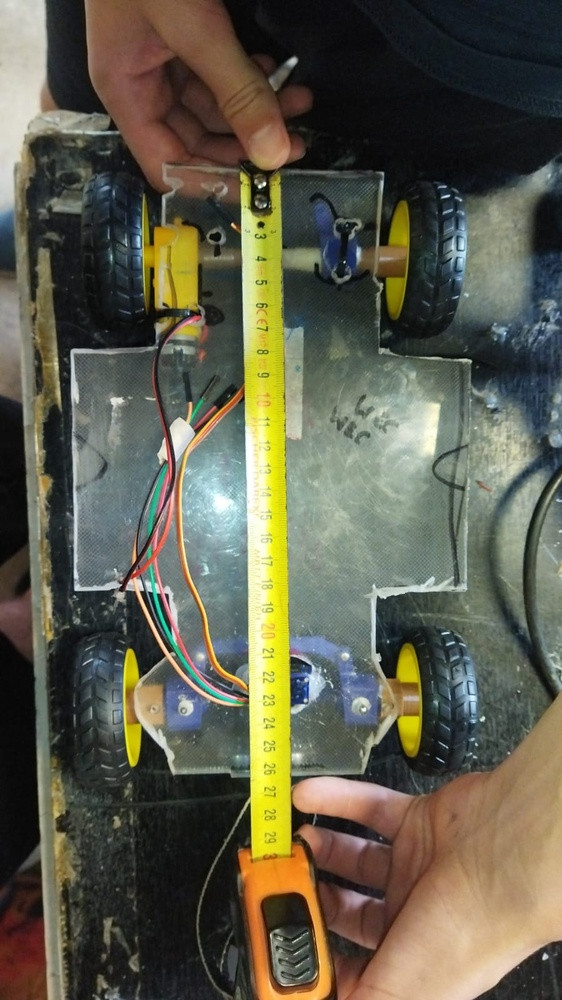
#> input picture Multimedia/Fotos/Imagen de WhatsApp 2023-09-02 a las 14.39.43.jpg, 562 x 1000 px, shrunk from 899 x 1599 before the run, given in place of the camera
$ python bideocanny.py
#> lines starting #> are read from the running program, lines starting #| are printed output that depends on the picture
import cv2   #include opencv library functions in python
import numpy as np
import time
#Create an object to hold reference to camera video capturing
while(True):
    vidcap = cv2.VideoCapture(1)
    #check if connection with camera is successfully
    if vidcap.isOpened():
        ret, frame = vidcap.read()  #capture a frame from live video
#> frame is the input picture: shape (1000, 562, 3); mean B, G, R 76.4, 93.5, 95.7

        #check whether frame is successfully captured
        if ret:
            # continue to display window until 'q' is pressed
            while(True):
                  #show captured frame


                lane_image = np.copy(frame)
                gray = cv2.cvtColor(lane_image, cv2.COLOR_RGB2GRAY)
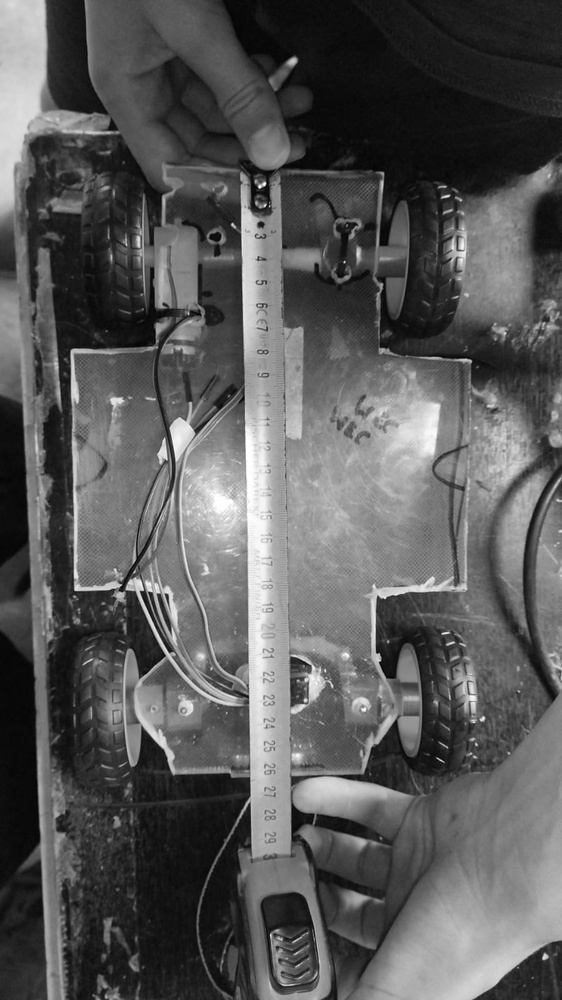
#> gray: shape (1000, 562); min 2, max 255, mean 88.6
                blur = cv2.GaussianBlur(gray, (1, 1), 0)
                canny = cv2.Canny(blur, 50, 150)
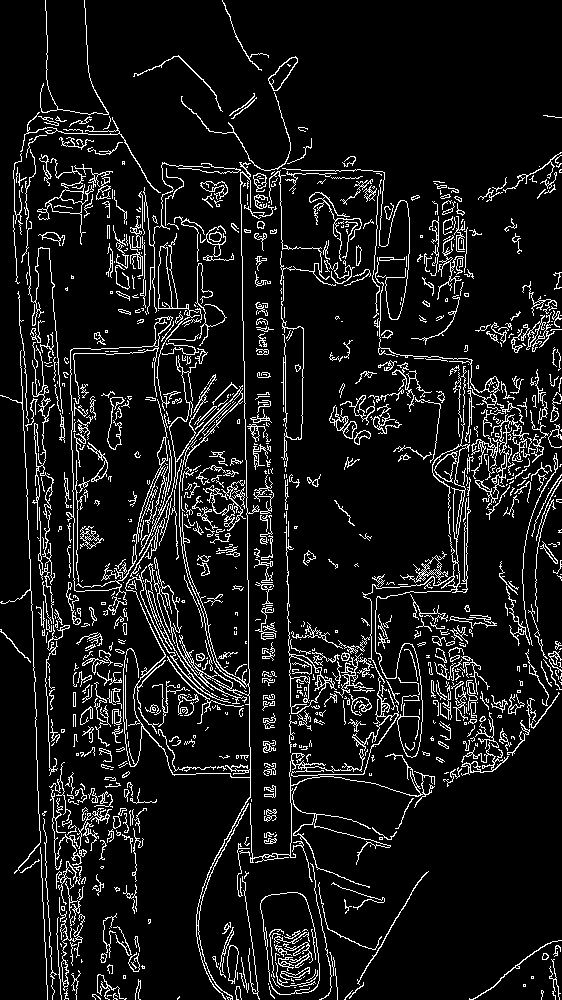
#> canny: shape (1000, 562); 9.4% white in thin lines or dots
                cv2.imshow('tonto quien lo lea y no diga que lo ha leido', canny)
                time.sleep(0)


                break

        #print error if frame capturing was unsuccessful
        else:
            print("Error : Failed to capture frame")

    # print error if the connection with camera is unsuccessful
    else:
        print("Cannot open camera")
    if cv2.waitKey(1) & 0xFF == ord('q'):
#> (key q is pressed here)
        break

$ run again, on Multimedia/Fotos/Imagen de WhatsApp 2023-09-02 a las 14.40.40.jpg
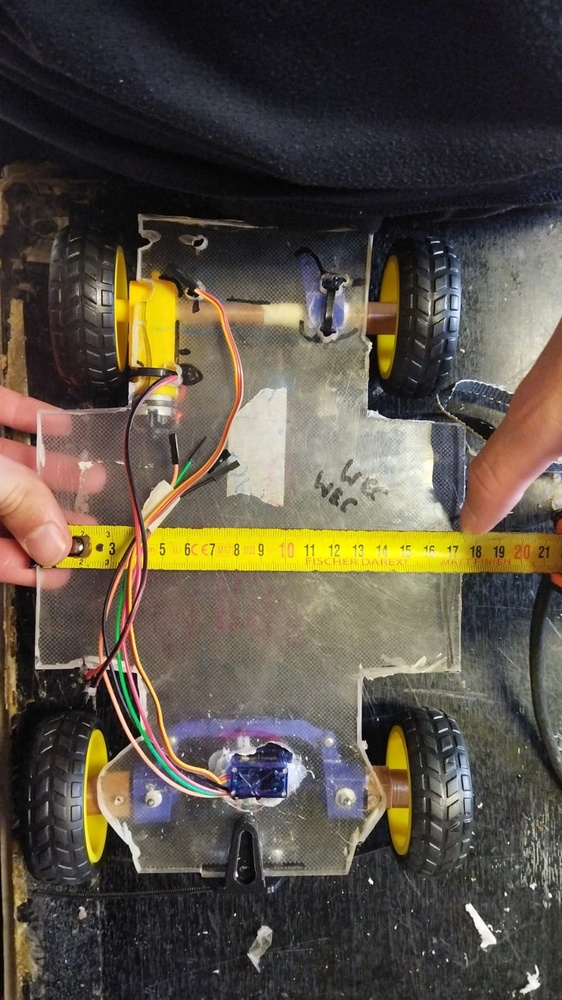
#> input picture Multimedia/Fotos/Imagen de WhatsApp 2023-09-02 a las 14.40.40.jpg, 562 x 1000 px, shrunk from 899 x 1599 before the run, given in place of the camera
#> frame is the input picture: shape (1000, 562, 3); mean B, G, R 68.9, 81.3, 89.3
#> `gray = cv2.cvtColor(lane_image, cv2.COLOR_RGB2GRAY)`:
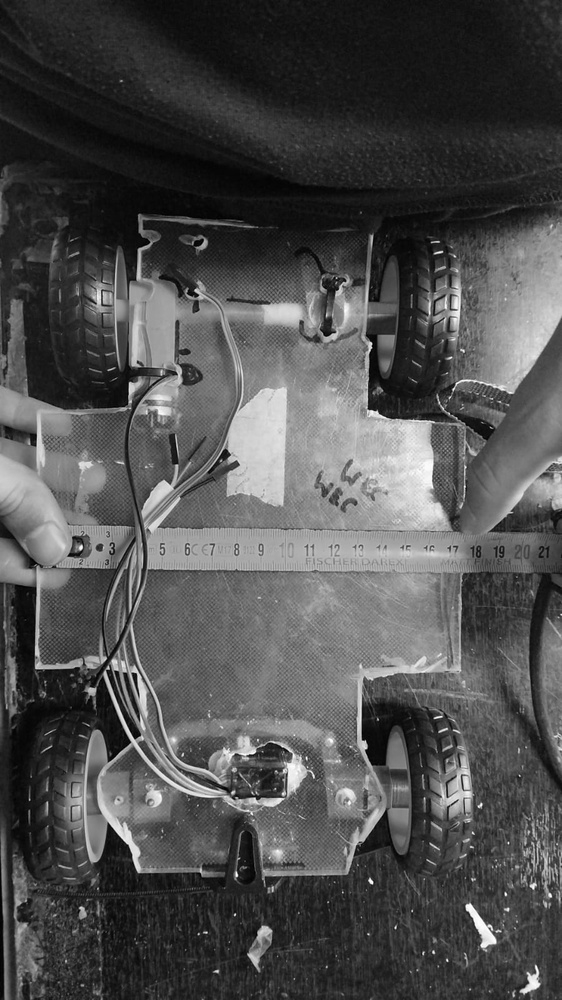
#> gray: shape (1000, 562); min 0, max 255, mean 78.5
#> `canny = cv2.Canny(blur, 50, 150)`:
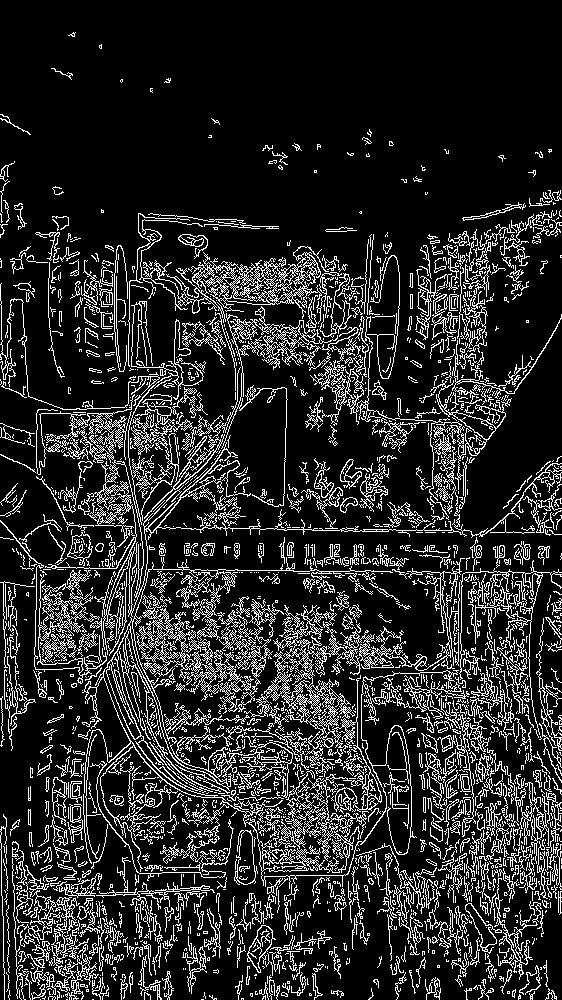
#> canny: shape (1000, 562); 16% white in thin lines or dots

$ run again, on Multimedia/Fotos/Imagen de WhatsApp 2023-09-02 a las 15.03.06.jpg
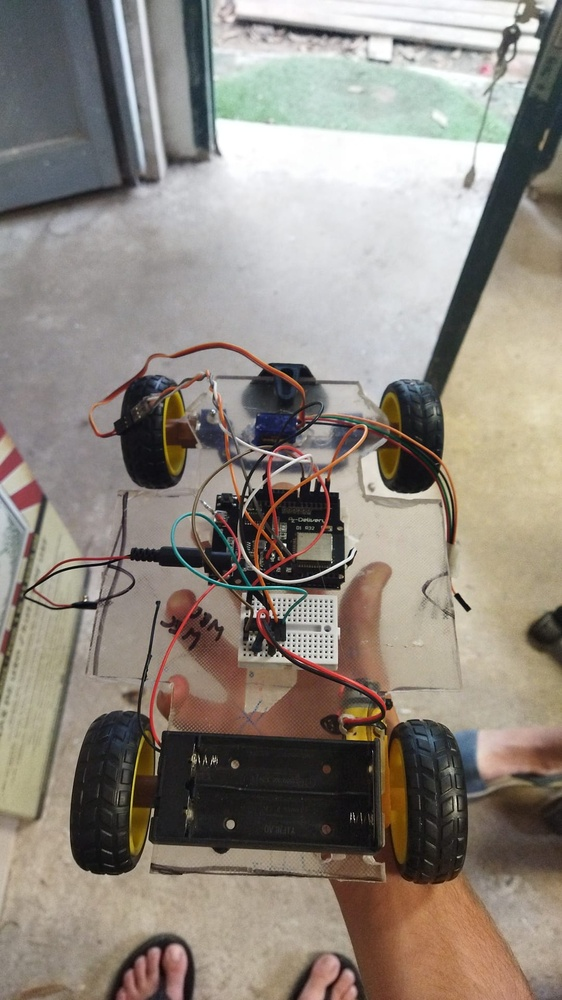
#> input picture Multimedia/Fotos/Imagen de WhatsApp 2023-09-02 a las 15.03.06.jpg, 562 x 1000 px, shrunk from 1080 x 1920 before the run, given in place of the camera
#> frame is the input picture: shape (1000, 562, 3); mean B, G, R 126.6, 135.6, 143.6
#> `gray = cv2.cvtColor(lane_image, cv2.COLOR_RGB2GRAY)`:
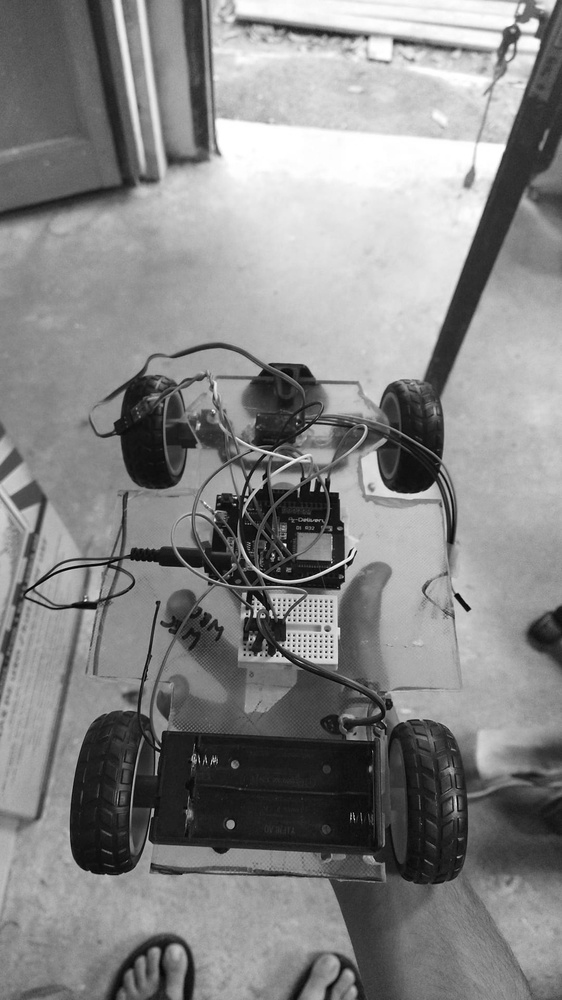
#> gray: shape (1000, 562); min 0, max 255, mean 133.8
#> `canny = cv2.Canny(blur, 50, 150)`:
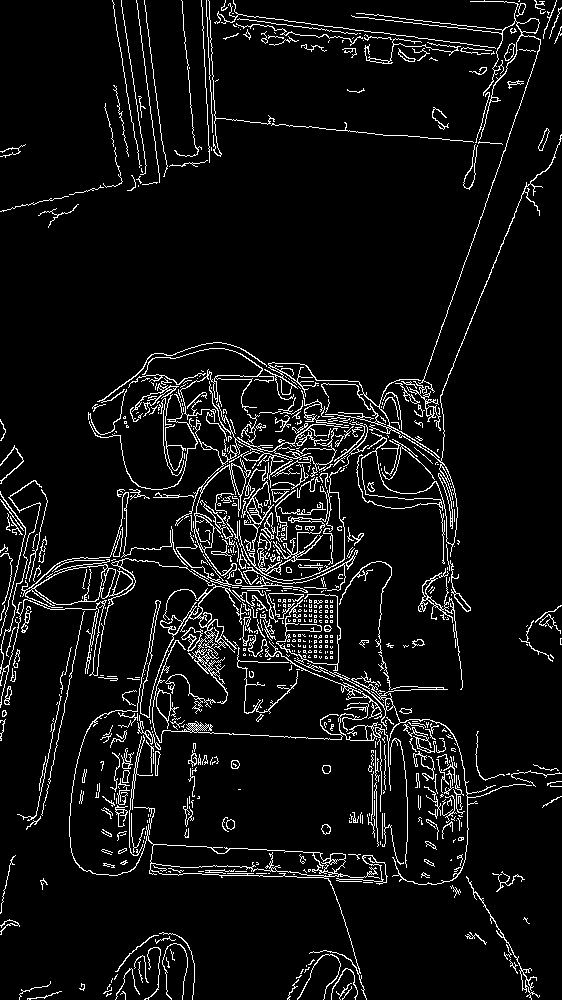
#> canny: shape (1000, 562); 6.7% white in thin lines or dots

$ run again, on Multimedia/Fotos/MateriaBase.jpg
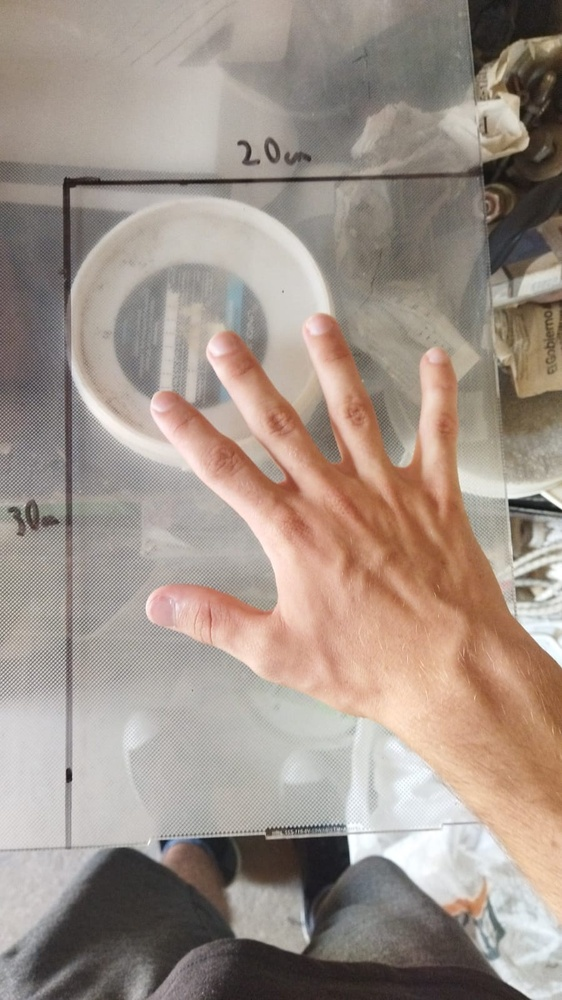
#> input picture Multimedia/Fotos/MateriaBase.jpg, 562 x 1000 px, shrunk from 899 x 1599 before the run, given in place of the camera
#> frame is the input picture: shape (1000, 562, 3); mean B, G, R 137.1, 146.7, 160.3
#> `gray = cv2.cvtColor(lane_image, cv2.COLOR_RGB2GRAY)`:
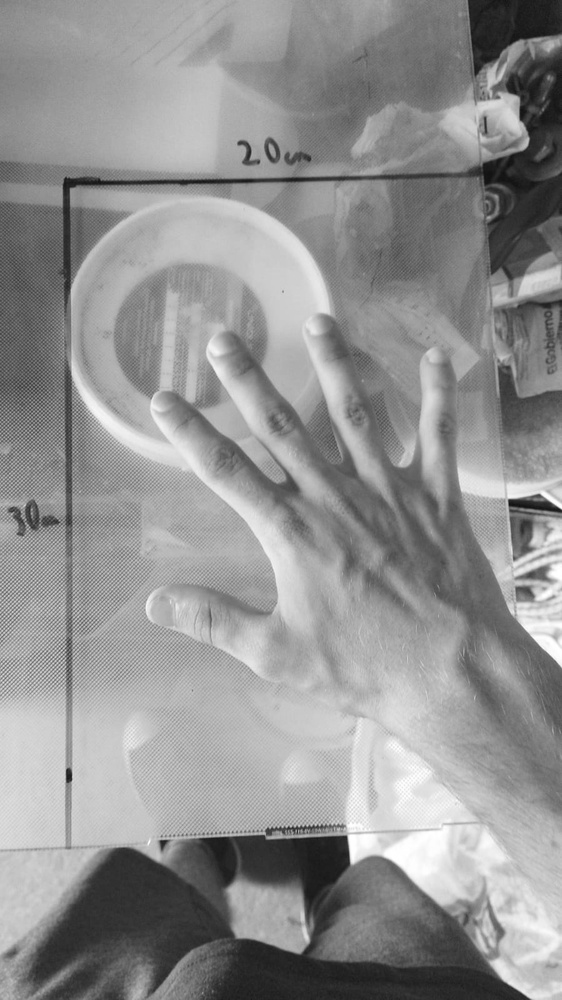
#> gray: shape (1000, 562); min 15, max 255, mean 145.4
#> `canny = cv2.Canny(blur, 50, 150)`:
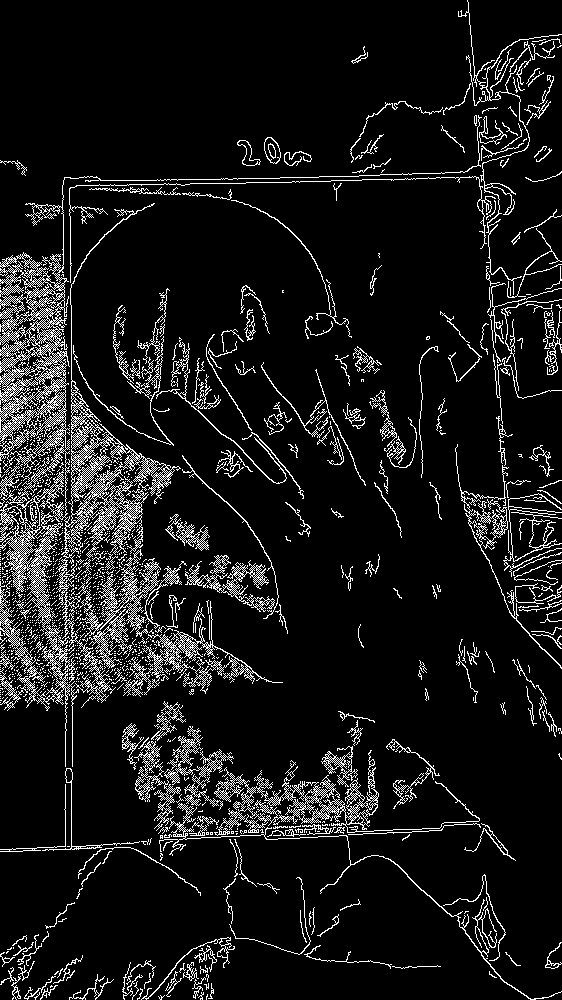
#> canny: shape (1000, 562); 9.2% white in thin lines or dots
